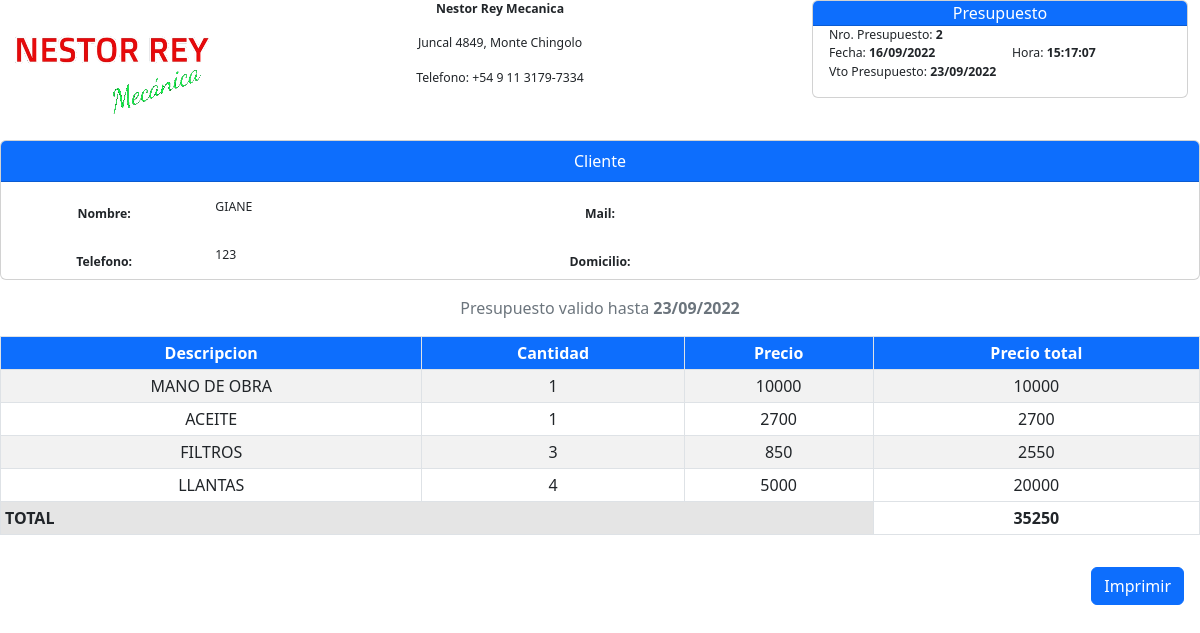
Page /vista/utils/generarPresupuesto.php?pr=2 on the committed database.
### tables this page shows
CREATE TABLE `presupuestos` (
  `id` int(11) NOT NULL,
  `id_orden` int(11) NOT NULL,
  `id_cliente` int(11) NOT NULL,
  `fecha` datetime NOT NULL DEFAULT current_timestamp()
);

CREATE TABLE `clientes` (
  `id` int(11) NOT NULL,
  `nombre` text NOT NULL,
  `telefono` varchar(20) NOT NULL,
  `mail` text DEFAULT NULL,
  `domicilio` text DEFAULT NULL
);

CREATE TABLE `insumos_presupuestos` (
  `id` int(11) NOT NULL,
  `id_presupuesto` int(11) NOT NULL,
  `descripcion` text NOT NULL,
  `cantidad` int(11) NOT NULL,
  `precio` int(11) NOT NULL,
  `precio_total` int(11) NOT NULL
);

### vista/utils/generarPresupuesto.php (called while the page is built, shortened)
<?php
if(empty($_REQUEST['pr'])) {
    echo "No es posible generar el presupuesto.";
}
else {
    $stmt = Conexion::conectar()->prepare("SELECT p.id, p.id_cliente, DATE_FORMAT(p.fecha, '%d/%m/%Y') as fecha,
                                        DATE_FORMAT(p.fecha, '%H:%i:%s') as hora,
                                        cl.nombre, cl.telefono, cl.mail, cl.domicilio
                                        FROM presupuestos p
                                        INNER JOIN clientes cl
                                        ON p.id_cliente = cl.id
                                        WHERE p.id = :id");
    $stmt->bindParam(":id", $_REQUEST['pr'], PDO::PARAM_INT);
    if($stmt->execute()){
        $presupuesto = $stmt->fetchAll()[0];
    }
    else{
        print_r(Conexion::conectar()->error_info());
    }
    $stmt = Conexion::conectar()->prepare("SELECT * FROM insumos_presupuestos WHERE id_presupuesto = :id_presupuesto");
    $stmt->bindParam(":id_presupuesto", $_REQUEST['pr'], PDO::PARAM_INT);
    if($stmt->execute()){
        $insumos = $stmt->fetchAll();
    }
    else{
        print_r(Conexion::conectar()->error_info());
    }
    list($dia, $mes, $year) = explode('/', $presupuesto["fecha"]);
    $date = new DateTime("$dia-$mes-$year");
    $date->modify('+7 day');
    $fechaVto = $date->format('d/m/Y');
    include(dirname(__FILE__) . '/presupuesto.php');
    $html = ob_get_clean();
    print_r($html);
    exit;
}
?>

### modelo/conexion.php (called while the page is built)
<?php
class Conexion{
    static public function conectar(){
        $link = new PDO("mysql:host=127.0.0.1;dbname=test",
                        "root",
                        "");
        $link->exec("set names utf8");
        return $link;
    }
}
?>

### vista/utils/presupuesto.php (the view, shortened to what this page needs)
<?php
    $total = 0;
?>
<!DOCTYPE html>
<html lang="en">
<head>
    <link href="https://cdn.jsdelivr.net/npm/bootstrap@5.2.0/dist/css/bootstrap.min.css" rel="stylesheet">
</head>
<body>
    <div class="container-fluid">
        <div class="row">
            <div class="col-2">
                <img src="../../img/logo-min.png" class="mx-auto my-auto"  alt="Logo Nestor Rey Mecanica">
            </div>
            <div class="col-6 text-center">
            <small><small>
                <p><b>Nestor Rey Mecanica</b></p>
                <p>Juncal 4849, Monte Chingolo</p>
                <p>Telefono: +54 9 11 3179-7334</p>
            </small></small>
            </div>
            <div class="col-4">
                <div class="card">
                    <div class="card-header text-bg-primary pt-0 pb-0 text-center">
                        Presupuesto
                    </div>
            <small><small>
                    <div class="card-body pt-0">
                        Nro. Presupuesto: <b><?php echo $presupuesto['id'] ?></b>
                        <div class="row">
                            <div class="col">
                                Fecha: <b><?php echo $presupuesto['fecha'] ?></b>
                            </div>
                            <div class="col">
                                Hora: <b><?php echo $presupuesto['hora'] ?></b>
                            </div>
                        </div>
                        Vto Presupuesto: <b><?php echo $fechaVto ?></b>
                    </div>
            </small></small>
                </div>
            </div>
        </div>
    </div>
    <div class="card mb-3" style="height: 140px;">
        <div class="card-header text-bg-primary text-center">
            Cliente
        </div>
        <div class="card-body">
            <small><small>
            <form>
                <div class="mb-3 row">
                    <label class="col-2 col-form-label text-center"><b>Nombre:</b></label>
                    <div class="col-3">
                    <?php echo $presupuesto['nombre']; ?>
                    </div>
                    <label class="col-2 col-form-label text-center"><b>Mail:</b></label>
                    <div class="col-5">
                    </div>
                </div>
                <div class="mb-3 row">
                    <label class="col-2 col-form-label text-center"><b>Telefono:</b></label>
                    <div class="col-3">
                    <?php echo $presupuesto['telefono']; ?>
                    </div>
                    <label class="col-2 col-form-label text-center"><b>Domicilio:</b></label>
                    <div class="col-5">
                    </div>
                </div>
            </form>
            </small></small>
        </div>
    </div>
    <div class="text-muted text-center mb-3">
        Presupuesto valido hasta <b><?php echo $fechaVto ?></b>
    </div>
    <table cellspacing=0 class="table table-responsive table-bordered table-hover table-inverse table-striped text-center table-sm" role="grid" id="tablePresupuesto" width=100% >
        <thead>
            <tr class="text-bg-primary">
                <th scope="col">
                    Descripcion
                </th>
                <th scope="col">
                    Cantidad
                </th>
                <th scope="col">
                    Precio
                </th>
                <th scope="col">
                    Precio total
                </th>
            </tr>
        </thead>
        <tbody>
            <?php
                foreach ($insumos as $key => $insumo){
            ?>
            <tr>
                <td>
                    <?php echo $insumo["descripcion"]; ?>
                </td>
                <td>
                    <?php echo $insumo["cantidad"]; ?>
                </td>
                <td>
                    <?php echo $insumo["precio"]; ?>
                </td>
                <td>
                    <?php echo $insumo["precio_total"]; ?>
                </td>
            </tr>
            <?php
                    $total += $insumo["precio_total"];
                }
            ?>
        </tbody>
        <tfoot>
            <tr>
                <th colspan="3" class="table-active text-start">TOTAL</th>
                <th><?php echo $total; ?></th>
            </tr>
        </tfoot>
    </table>
    <div class="d-grid gap-2 mx-3 py-3 d-md-flex justify-content-md-end">
        <button type="button" class="btn btn-primary btn_print" onclick="this.style.display = 'none';window.print();this.style.display = 'initial';return false;">Imprimir</button>
    </div>
</body>
</html>

### rows in the picture
presupuestos: id "2", id_cliente.nombre "GIANE", id_cliente.telefono "123"
insumos_presupuestos: descripcion "MANO DE OBRA", cantidad "1", precio "10000", precio_total "10000"
insumos_presupuestos: descripcion "ACEITE", cantidad "1", precio "2700", precio_total "2700"
insumos_presupuestos: descripcion "FILTROS", cantidad "3", precio "850", precio_total "2550"
insumos_presupuestos: descripcion "LLANTAS", cantidad "4", precio "5000", precio_total "20000"

### other values in the picture
$presupuesto['fecha'] "16/09/2022"
$presupuesto['hora'] "15:17:07"
$fechaVto "23/09/2022"
$total "35250"
